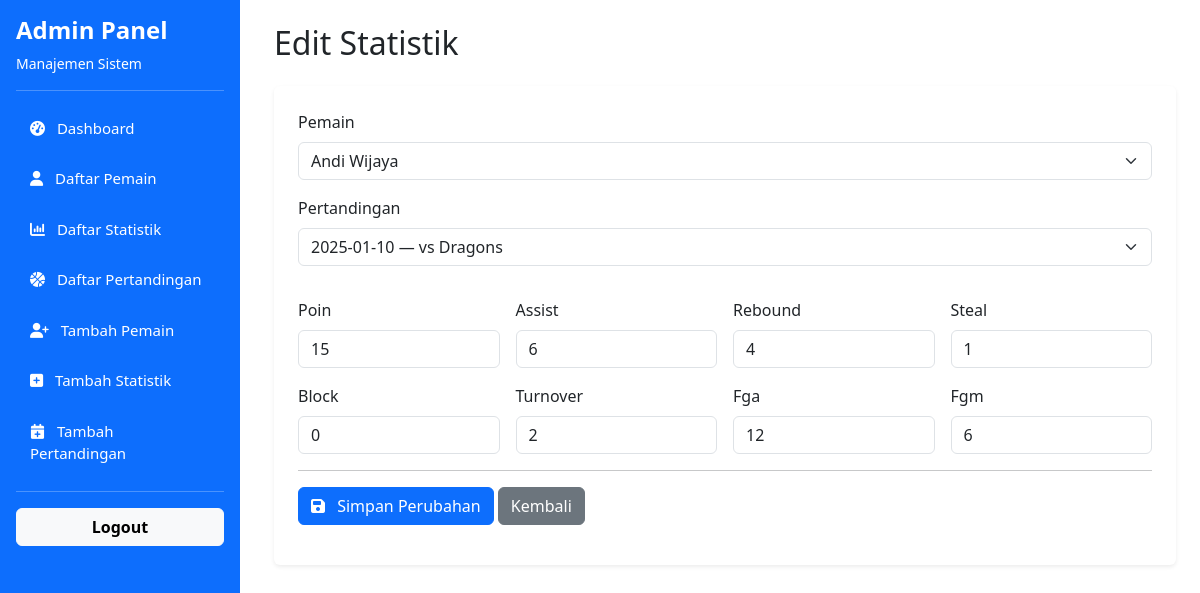
Page /frontend/admin/edit_statistik.php?id=1 (signed in) on the committed database.
### tables this page shows
CREATE TABLE `statistik` (
  `id_statistik` int(11) NOT NULL,
  `id_pemain` int(11) NOT NULL,
  `id_pertandingan` int(11) NOT NULL,
  `poin` int(11) DEFAULT 0,
  `assist` int(11) DEFAULT 0,
  `rebound` int(11) DEFAULT 0,
  `steal` int(11) DEFAULT 0,
  `block` int(11) DEFAULT 0,
  `turnover` int(11) DEFAULT 0,
  `fga` int(11) DEFAULT 0,
  `fgm` int(11) DEFAULT 0
);

CREATE TABLE `pemain` (
  `id_pemain` int(11) NOT NULL,
  `nama_pemain` varchar(100) NOT NULL,
  `posisi` varchar(50) DEFAULT NULL,
  `tinggi_cm` int(11) DEFAULT NULL,
  `berat_kg` int(11) DEFAULT NULL,
  `tanggal_lahir` date DEFAULT NULL,
  `nomor_punggung` int(11) NOT NULL
);

CREATE TABLE `pertandingan` (
  `id_pertandingan` int(11) NOT NULL,
  `tanggal` date NOT NULL,
  `lawan` varchar(100) DEFAULT NULL
);

### frontend/admin/edit_statistik.php (the view, shortened to what this page needs)
<?php
include("../../config/koneksi.php");
include("../components/sidebar_admin.php");
$id = intval($_GET['id']);
$q = mysqli_query($koneksi, "SELECT * FROM statistik WHERE id_statistik = $id");
$data = mysqli_fetch_assoc($q);
$pemain = mysqli_query($koneksi, "SELECT * FROM pemain ORDER BY nama_pemain");
$pertandingan = mysqli_query($koneksi, "SELECT * FROM pertandingan ORDER BY tanggal DESC");
?>
<!DOCTYPE html>
<html>
<head>
    <link href="https://cdnjs.cloudflare.com/ajax/libs/bootstrap/5.3.0/css/bootstrap.min.css" rel="stylesheet">
    <link href="https://cdnjs.cloudflare.com/ajax/libs/font-awesome/6.4.0/css/all.min.css" rel="stylesheet">
    <link href="../components/sidebar.css" rel="stylesheet">
</head>
<body>
    <div class="d-flex">
        <div class="flex-grow-1 p-4 main-content">
            <h2 class="mb-4">Edit Statistik</h2>
            <div class="card shadow-sm border-0">
                <div class="card-body p-4">
                    <form action="../../backend/ubah_statistik.php" method="POST">
                        <label class="form-label">Pemain</label>
                        <select class="form-select" name="id_pemain" required>
                            <?php while ($p = mysqli_fetch_assoc($pemain)) { ?>
                                <option value="<?= $p['id_pemain'] ?>"
                                    <?= ($p['id_pemain'] == $data['id_pemain']) ? "selected" : "" ?>>
                                    <?= $p['nama_pemain'] ?>
                                </option>
                            <?php } ?>
                        </select>
                        <label class="form-label mt-3">Pertandingan</label>
                        <select class="form-select" name="id_pertandingan" required>
                            <?php while ($pt = mysqli_fetch_assoc($pertandingan)) { ?>
                                <option value="<?= $pt['id_pertandingan'] ?>"
                                    <?= ($pt['id_pertandingan'] == $data['id_pertandingan']) ? "selected" : "" ?>>
                                    <?= $pt['tanggal'] ?> — vs <?= $pt['lawan'] ?>
                                </option>
                            <?php } ?>
                        </select>
                        <div class="row mt-3 g-3">
                            <?php
                            $fields = ["poin", "assist", "rebound", "steal", "block", "turnover", "fga", "fgm"];
                            foreach ($fields as $f) {
                            ?>
                                <div class="col-md-3">
                                    <label class="form-label"><?= ucfirst($f) ?></label>
                                    <input type="number" name="<?= $f ?>" class="form-control"
                                        value="<?= $data[$f] ?>" required>
                                </div>
                            <?php } ?>
                        </div>
                        <hr>
                        <button class="btn btn-primary">
                            <i class="fas fa-save me-2"></i> Simpan Perubahan
                        </button>
                        <a href="daftar_statistik_admin.php" class="btn btn-secondary">Kembali</a>
                    </form>
                </div>
            </div>
        </div>
    </div>
</body>
</html>

### frontend/components/sidebar.css (style rules this page uses)
.main-content { margin-left: 250px; }

### rows in the picture
statistik: id_pemain "Andi Wijaya", id_pertandingan "2025-01-10 — vs Dragons", poin "15", assist "6", rebound "4", steal "1", block "0", turnover "2", fga "12", fgm "6"

### other values in the picture
$f "Poin"
$f "Assist"
$f "Rebound"
$f "Steal"
$f "Block"
$f "Turnover"
$f "Fga"
$f "Fgm"
